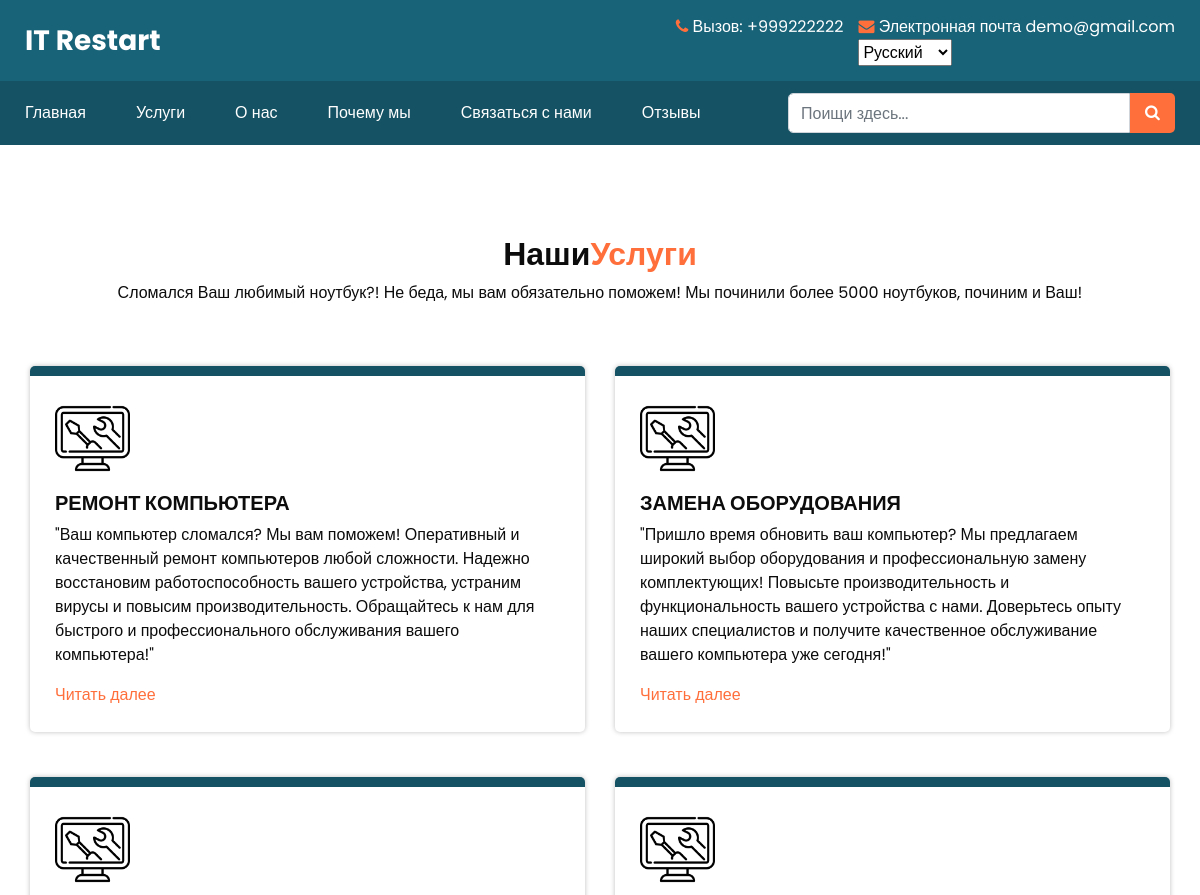
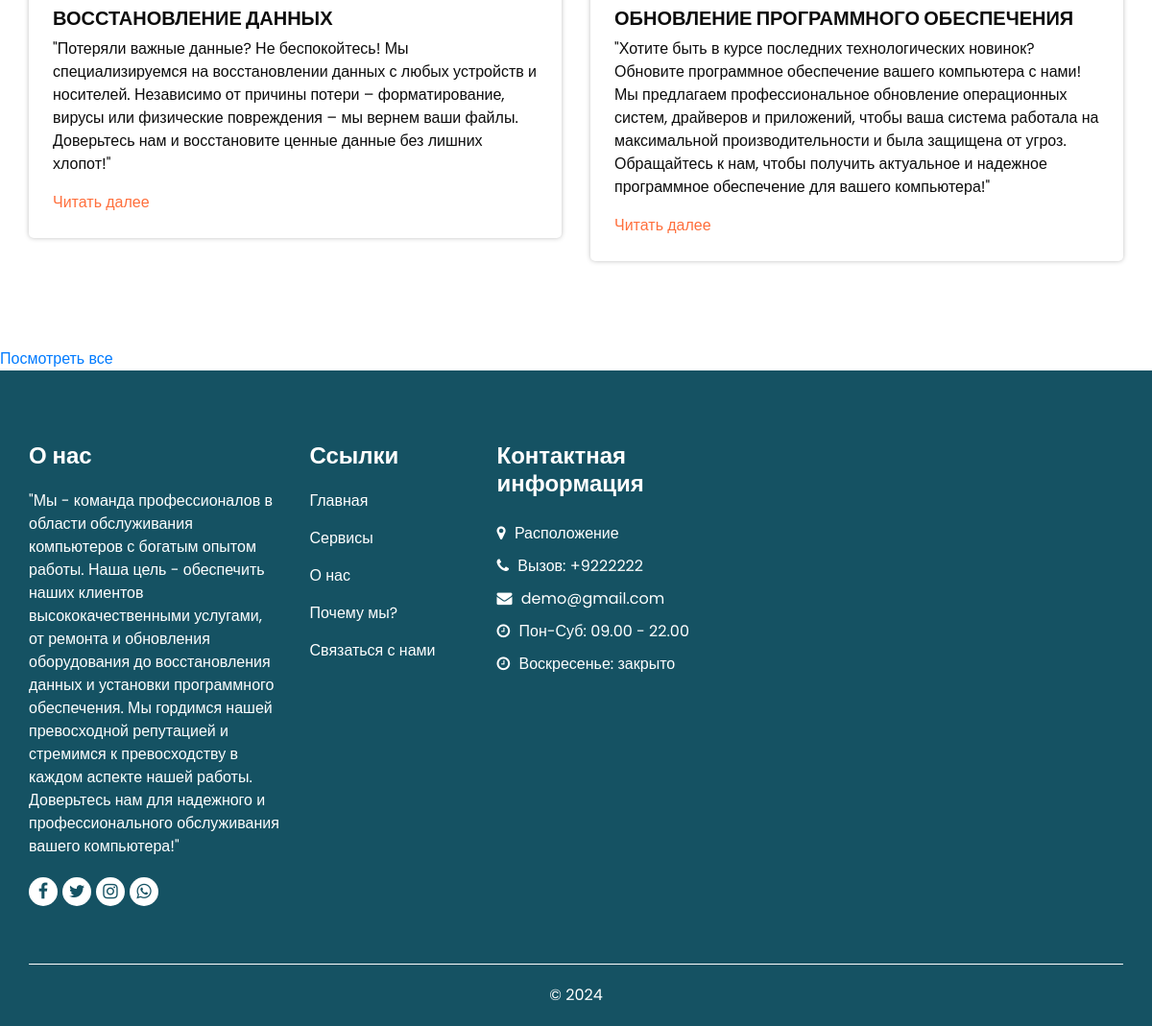
The app's page /ru/service/ with its own data (2 pictures, top to bottom).
### service/models.py (models this page shows, shortened)
class Service(models.Model):
    name = models.CharField(max_length=50, verbose_name=_('Service'))
    description = models.TextField(verbose_name=_('Description'))
    category = models.ForeignKey('ServiceCategory', on_delete=models.PROTECT, null=True,blank=True)

### service/views.py (the view)
# urls.py: path('', include('service.urls')),
def service(request):
    service = Service.objects.all()
    context = {
    'service': service,
    }
    return render(request, 'service.html', context)
    return render(request,'why.html')

### service/templates/service/service.html (shortened to what this page needs)
{% extends 'base.html' %}
{% load static %}
{% load i18n %}
{% block service %}
  <section class="service_section layout_padding">
    <div class="service_container">
      <div class="container ">
        <div class="heading_container heading_center">
          <h2>
            {% trans 'Наши' %}<span>{% trans 'Услуги' %}</span>
          </h2>
          <p>
            {% trans 'Сломался Ваш любимый ноутбук?! Не беда, мы вам обязательно поможем! Мы починили более 5000 ноутбуков, починим и Ваш!' %}
          </p>
        </div>
        <div class="row">
          {% for i in service %}
          <div class="col-md-6 ">
            <div class="box ">
              <div class="img-box">
                <img src="{% static 'images/s1.png' %}" alt="">
              </div>
              <div class="detail-box">
                <h5>
                  {{i.name}}
                </h5>
                <p>
                  {{i.description}}
                </p>
                <a href="">
                  {% trans 'Читать далее' %}
                </a>
              </div>
            </div>
          </div>
          {% endfor %}
              </div>
            </div>
          </div>
        </div>
        <div class="btn-box">
          <a href="">
            {% trans 'Посмотреть все' %}
          </a>
        </div>
{% endblock %}

### service/templates/base.html (shortened to what this page needs)
{% load static %}
{% load i18n %}
<!DOCTYPE html>
<html>
{% block headerr %}
<head>
  <link href="https://maxcdn.bootstrapcdn.com/bootstrap/4.5.2/css/bootstrap.min.css" rel="stylesheet">
  <link rel="stylesheet" type="text/css" href="https://cdnjs.cloudflare.com/ajax/libs/OwlCarousel2/2.3.4/assets/owl.carousel.min.css" />
  <link rel="stylesheet" type="text/css" href="{% static 'css/bootstrap.css'%}" />
  <link href="{% static 'css/font-awesome.min.css' %}" rel="stylesheet" />
  <link href="{% static 'css/style.css' %}" rel="stylesheet" />
  <link href="{% static 'css/responsive.css' %}" rel="stylesheet" />
</head>
{% endblock %}
<body>
  <div class="hero_area">
{% block header %}
<header class="header_section">
  <div class="header_top">
    <div class="container-fluid">
      <div class="top_nav_container">
        <a class="navbar-brand d-none d-lg-flex" href="{% url 'home' %}">
          <span>
            IT Restart
          </span>
        </a>
        <div class="contact_nav">
          <a href="{% url 'contact' %}">
            <i class="fa fa-phone" aria-hidden="true"></i>
            <span>
              {% trans 'Вызов' %}: +999222222
            </span>
          </a>
          <a href="">
            <i class="fa fa-envelope" aria-hidden="true"></i>
            <span>
              {% trans 'Электронная почта' %} demo@gmail.com
            </span>
            <span>
<form action="{% url 'set_language' %}" method="post" id="languageForm">
    <select name="language" id="languageSelect" onchange="document.getElementById('languageForm').submit();">
        {% get_current_language as LANGUAGE_CODE %}
        {% get_available_languages as LANGUAGES %}
        {% get_language_info_list for LANGUAGES as languages %}
        {% for language in languages %}
            <option value="{{ language.code }}" data-flag-url="{% static 'images/' %}{{ language.code }}.png" {% if language.code == LANGUAGE_CODE %} selected{% endif %}>
                {{ language.name_local }}
            </option>
        {% endfor %}
    </select>
</form>
            </span>
          </a>
        </div>
      </div>
    </div>
  </div>
  <div class="header_bottom">
    <div class="container-fluid">
      <nav class="navbar navbar-expand-lg custom_nav-container">
        <div class="collapse navbar-collapse" id="navbarSupportedContent">
          <ul class="navbar-nav">
            <li class="nav-item active dropdown">
              <a class="nav-link pl-lg-0 dropdown-toggle" href="{% url 'home' %}">
                {% trans 'Главная' %}
              </a>
            <li class="nav-item dropdown">
              <a class="nav-link dropdown-toggle" href="{% url 'service' %}" id="navbarDropdownService" role="button" data-toggle="dropdown" aria-haspopup="true" aria-expanded="false">
                {% trans 'Услуги' %}
              </a>
            </li>
            <li class="nav-item dropdown">
              <a class="nav-link dropdown-toggle" href="{% url 'about' %}">
                {% trans 'О нас' %}
              </a>
            </li>
            <li class="nav-item dropdown">
              <a class="nav-link dropdown-toggle" href="{% url 'why' %}">
                {% trans 'Почему мы' %}
              </a>
            </li>
            <li class="nav-item dropdown">
              <a class="nav-link dropdown-toggle" href="{% url 'contact' %}">
                {% trans 'Связаться с нами' %}
              </a>
            </li>
            <li class="nav-item dropdown">
              <a class="nav-link dropdown-toggle" href="{% url 'client' %}">
                {% trans 'Отзывы' %}
              </a>
            </li>
          </ul>
          <form class="search_form">
            <input type="text" class="form-control" placeholder="{% trans 'Поищи здесь...' %}">
            <button class="" type="submit">
              <i class="fa fa-search" aria-hidden="true"></i>
            </button>
          </form>
        </div>
      </nav>
    </div>
  </div>
</header>
{% endblock %}
{% block service %}{% endblock %}
{% block footer %}
  <footer class="footer_section">
    <div class="container">
      <div class="row">
        <div class="col-md-6 col-lg-3 footer-col">
          <div class="footer_detail">
            <h4>
              {% trans 'О нас' %}
            </h4>
            <p>
              {% trans '"Мы - команда профессионалов в области обслуживания компьютеров с богатым опытом работы. Наша цель - обеспечить наших клиентов высококачественными услугами, от ремонта и обновления оборудования до восстановления данных и установки программного обеспечения. Мы гордимся нашей превосходной репутацией и стремимся к превосходству в каждом аспекте нашей работы. Доверьтесь нам для надежного и профессионального обслуживания вашего компьютера!"' %}
            </p>
            <div class="footer_social">
              <a href="https://facebook.com">
                <i class="fa fa-facebook" aria-hidden="true"></i>
              </a>
              <a href="https://twitter.com">
                <i class="fa fa-twitter" aria-hidden="true"></i>
              </a>
              <a href="https://instagram.com">
                <i class="fa fa-instagram" aria-hidden="true"></i>
              </a>
              <a href="https://whatsapp.com">
                <i class="fa fa-whatsapp" aria-hidden="true"></i>
              </a>
            </div>
          </div>
        </div>
        <div class="col-md-6 col-lg-2 mx-auto footer-col">
          <div class="footer_link_box">
            <h4>
              {% trans 'Ссылки' %}
            </h4>
            <div class="footer_links">
              <a class="active" href="{% url 'home' %}">
                {% trans 'Главная' %}
              </a>
              <a class="" href="{% url 'service' %}">
                {% trans 'Сервисы' %}
              </a>
              <a class="" href="{% url 'about' %}">
                {% trans 'О нас' %}
              </a>
              <a class="" href="{% url 'why' %}">
                {% trans 'Почему мы?' %}
              </a>
              <a class="" href="{% url 'contact' %}">
                {% trans 'Связаться с нами' %}
              </a>
            </div>
          </div>
        </div>
        <div class="col-md-6 col-lg-3 footer-col">
          <div class="footer_contact">
            <h4>
              {% trans 'Контактная информация' %}
            </h4>
            <div class="contact_link_box">
              <p>
                <i class="fa fa-map-marker" aria-hidden="true"></i>
                <span>
                  {% trans 'Расположение' %}
                </span>
              </p>
              <a href="">
                <i class="fa fa-phone" aria-hidden="true"></i>
                <span>
                  {% trans 'Вызов'%}: +9222222
                </span>
              </a>
              <a href="">
                <i class="fa fa-envelope" aria-hidden="true"></i>
                <span>
                  demo@gmail.com
                </span>
              </a>
              <p>
                <i class="fa fa-clock-o" aria-hidden="true"></i>
                <span>
                  {% trans 'Пон-Суб:' %} 09.00 - 22.00
                </span>
              </p>
              <p>
                <i class="fa fa-clock-o" aria-hidden="true"></i>
                <span>
                  {% trans 'Воскресенье: закрыто' %}
                </span>
              </p>
            </div>
          </div>
        </div>
        <div class="col-md-6 col-lg-4 footer-col">
          <div class="map_container">
            <div class="map">
              <div id="googleMap"></div>
            </div>
          </div>
        </div>
      </div>
    </div>
    <div class="footer-info">
      <div class="container">
        <p>
          &copy; <span id="displayYear">{% trans 'Все права защищены' %}</span>
        </p>
      </div>
    </div>
  </footer>
{% endblock %}
</body>
</html>

### static/css/responsive.css (style rules this page uses)
@media (min-width: 1200px) { .container { max-width: 1170px; } }

### records on screen
Service: name "РЕМОНТ КОМПЬЮТЕРА", description "\"Ваш компьютер сломался? Мы вам поможем! Оперативный и качественный ремонт компьютеров любой сложности. Надежно восстановим работоспособность вашего устройства, устраним вирусы и повысим производительность. Обращайтесь к нам для быстрого и профессионального обслуживания вашего компьютера!\""
Service: name "ЗАМЕНА ОБОРУДОВАНИЯ", description "\"Пришло время обновить ваш компьютер? Мы предлагаем широкий выбор оборудования и профессиональную замену комплектующих! Повысьте производительность и функциональность вашего устройства с нами. Доверьтесь опыту наших специалистов и получите качественное обслуживание вашего компьютера уже сегодня!\""
Service: name "ВОССТАНОВЛЕНИЕ ДАННЫХ", description "\"Потеряли важные данные? Не беспокойтесь! Мы специализируемся на восстановлении данных с любых устройств и носителей. Независимо от причины потери – форматирование, вирусы или физические повреждения – мы вернем ваши файлы. Доверьтесь нам и восстановите ценные данные без лишних хлопот!\""
Service: name "ОБНОВЛЕНИЕ ПРОГРАММНОГО ОБЕСПЕЧЕНИЯ", description "\"Хотите быть в курсе последних технологических новинок? Обновите программное обеспечение вашего компьютера с нами! Мы предлагаем профессиональное обновление операционных систем, драйверов и приложений, чтобы ваша система работала на максимальной производительности и была защищена от угроз. Обращайтесь к нам, чтобы получить актуальное и надежное программное обеспечение для вашего компьютера!\""

### other values on screen
form field language "Русский"
